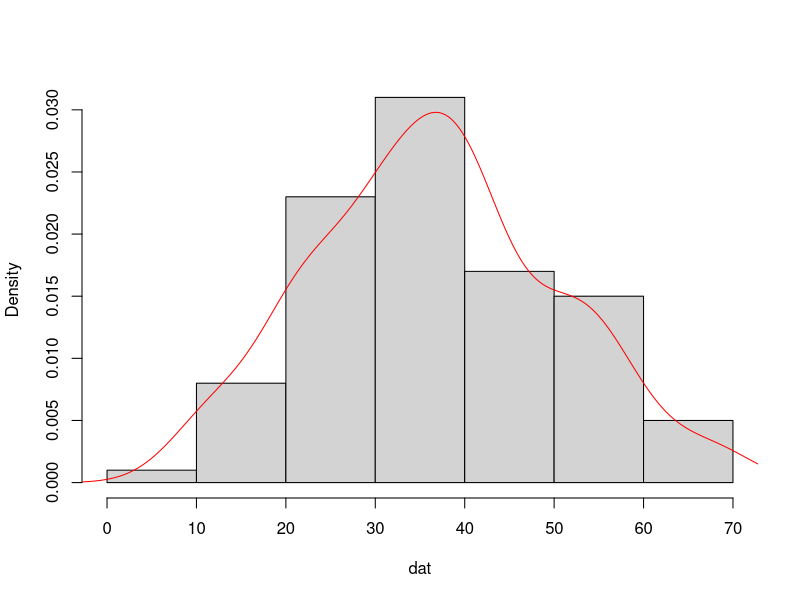
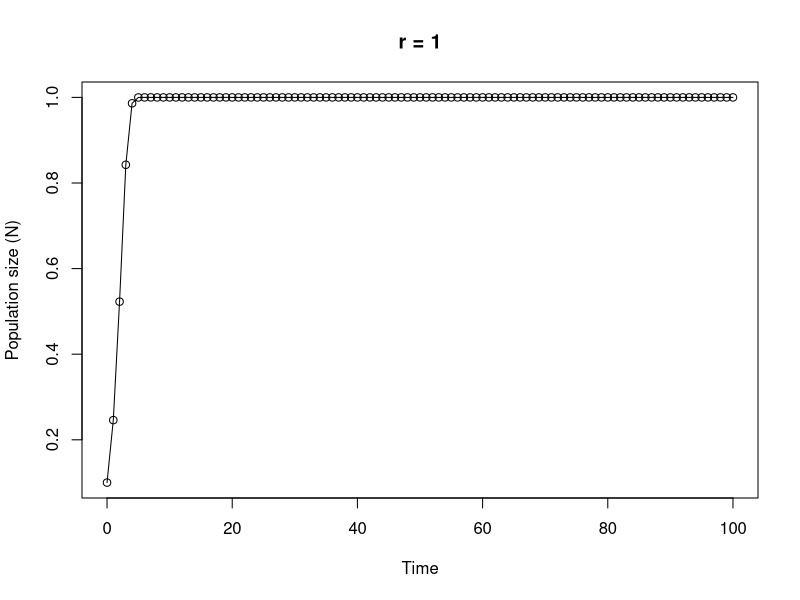

Write the R code that produced these figures, in order.
## ----Q1, results = 'asis'---------------------------------------------------------------------------------------------------------------------

# area of a circle
# the equation to calculate the area of a circle is pi * radius^2

circle.area <- function(d){ 
	pi * (d/2)^2
}

# to use your new function

circle.area(10)
# [1] 78.53982

# to test on a vector of diameters
# first create a vector with diameters ranging from 0 to 50 in steps of 10

cir.diam <- seq(from = 0, to = 50, by = 10)

# test your function

circle.area(cir.diam)
# [1]    0.00000   78.53982  314.15927  706.85835 1256.63706 1963.49541


## ----Q2, tidy = TRUE--------------------------------------------------------------------------------------------------------------------------

far.cent <- function(a){
	val <- (a-32)*5/9
	print(paste("Fahrenheit: ", round(a, digits = 3), "oF",sep = " "), quote = FALSE)# round 3dp
	print(paste("Centigrade: ", round(val, digits = 3), "oC", sep = " "), quote = FALSE)# round 3dp
}

# alternative Fahrenheit to centigrade using cat function

far.cent2 <- function(a){
	val <- (a - 32) * 5/9	#calculation
	cat("Fahrenheit: ", round(a, digits = 3), "oF", "\n")   # use cat function
	cat("Centigrade: ", round(val, digits = 3), "oC", "\n")   
}



## ----Q3---------------------------------------------------------------------------------------------------------------------------------------

# Create a vector of normally distributed data
# length 100, mean 35 and standard deviation of 29

vals <- rnorm(100, 35, 15)	# create some norm dist data mean 35, sd = 15

summary.fun <- function(dat){
	mymean <- round(mean(dat), digits = 4)      	# calc mean
	mymedian <- round(median(dat), digits = 4)    # calc median
	mymin <- round(min(dat), digits = 4)          # calc min
	mymax <- round(max(dat), digits = 4)          # calc max
	print(paste("mean:", mymean, sep = " "), quote = FALSE)     # print mean
	print(paste("median:", mymedian, sep = " "), quote = FALSE)     # print median
	print(paste("range:", "from:", mymin, "to", mymax, sep = " "), quote = FALSE) 
	dens <- density(dat)                          # estimate density curve
	hist(dat, main = "",type = "l",freq = FALSE)  # plot histogram
	lines(dens, lty = 1, col = "red")             # plot density curve
}

# use the function
summary.fun(vals)


## ----Q4---------------------------------------------------------------------------------------------------------------------------------------

# calculate a median

ourmedian <- function(x){
	n <- length(x)
	if (n %% 2 == 1)      # odd numbers
	  sort(x)[(n + 1)/2]  # find the middle number by adding 1 to length and div 2
	else {                # even numbers
	  middletwo <- sort(x)[(n/2) + 0:1]   #find the two middle numbers
	  mean(middletwo)
	  }
}

# use the function
mydat <- sample(1:50, size = 10, replace = TRUE )

# our function
ourmedian(mydat)

# R median function
median(mydat)


## ----Q5, tidy = TRUE--------------------------------------------------------------------------------------------------------------------------

# function to simulate Ricker model

Ricker.model <- function(nzero, r, time, K=1){     # sets initial parameters
  N <- numeric(time + 1)    # creates a real vector of length time+1 to store values of Nt+1
  N[1] <- nzero             # sets initial population size in first element of N
  for (i in 1:time) {				# loops over time
      N[i+1] <- N[i]*exp(r*(1 - N[i]/K))    
  }
  Time <- 0:time   					 # creates vector for x axis
  plot(Time, N, type = "o", xlim = c(0, time), xlab = "Time", ylab = "Population size (N)", main = paste("r =", r, sep=" "))   # plots     output
}

# To run
# play around with the different parameters, especially r
Ricker.model(nzero=0.1,r=1,time=100)


